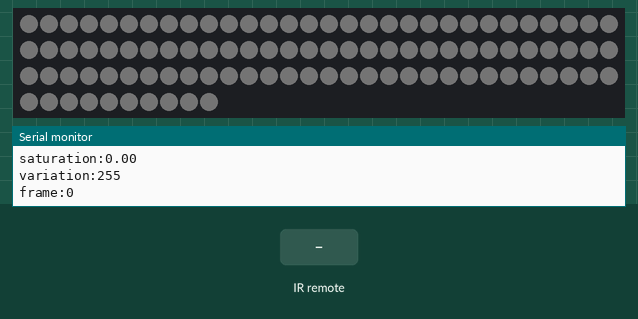
This sketch was run on a simulated Arduino Uno, built with avr-gcc and run on an emulated ATmega328P. On the bench: 100 RGB LEDs in strip order, left to right, continuing on the next row, the last lines printed to the serial monitor. The test bench sets the inputs (shaded band). Dim RGB values are drawn brighter than linear; random numbers use the default seed unless the sketch sets one.

Above: at 1.2 s.
1.3 s: infrared code 0xFFF807 received
At 1.54 s:
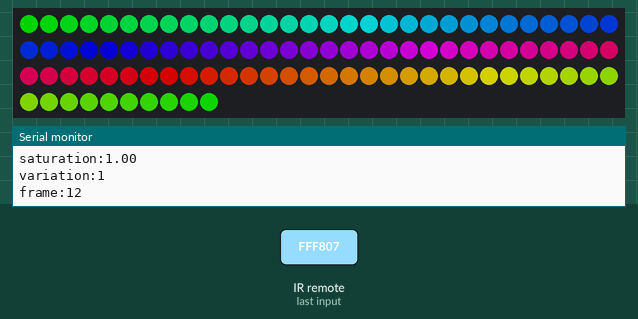
3.8 s: infrared code 0xFFD827 received
At 4.04 s:
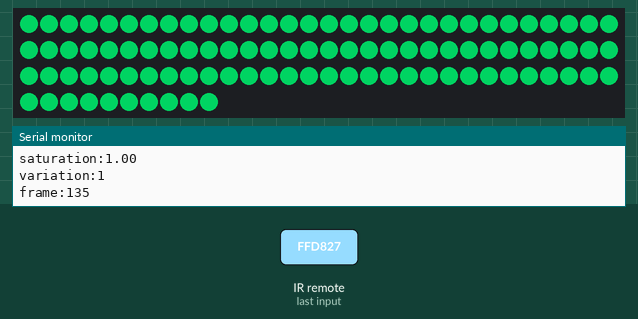
6.0 s: infrared code 0xFFB04F received
At 7.2 s:
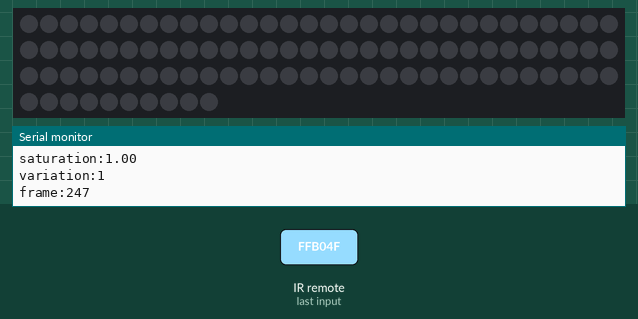
7.5 s: infrared code 0xFFB04F received
At 7.88 s:
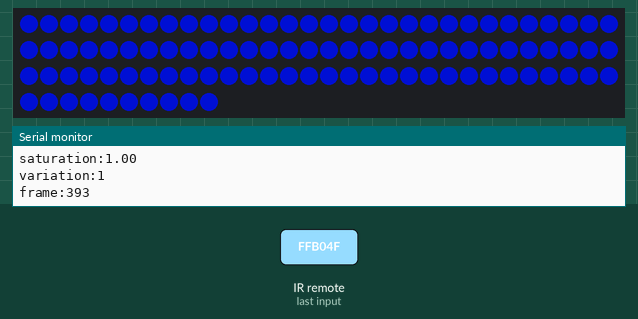
9.6 s: infrared code 0xFFA857 received
At 10.7 s:
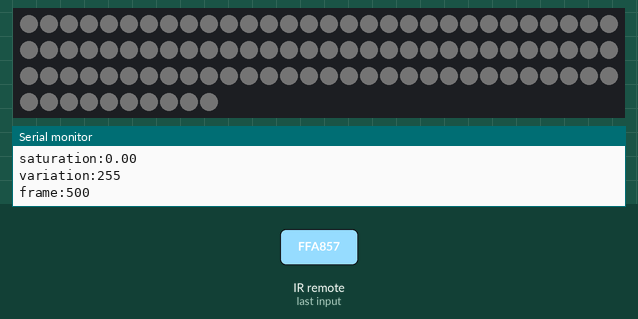
Timing chart, 0 to 12.1 s (numbered marks = the images above; inputs shaded):
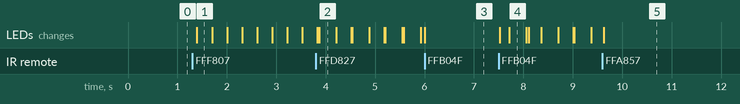

The sketch:

LedStrip_v2_iR.ino
```cpp
// https://github.com/Makuna/NeoPixelBus
// https://github.com/Makuna/NeoPixelBus/wiki/NeoPixelBus-object-API
// https://github.com/Makuna/NeoPixelBus/wiki/HslColor-object-API

#include <NeoPixelBus.h>
//#include <ArduinoJson.h>
#include <EEPROM.h>
#include <IRremote.h>

#define recvPin 3
#define GND 4
#define VCC 5
IRrecv irrecv(recvPin);

const uint8_t PixelPin = 2;

#define MAX_PIXELS 100
#define MAX_BRIGHTNESS 128

//#define DEBUG
#undef DEBUG

#ifdef DEBUG
#define DEBUG_MSG(x) Serial.println(x)
#else
#define DEBUG_MSG(x)
#endif

#define POWER_BTN 0xFFB04F // power (red)
#define RESET_BTN 0xFFF807 // w/ww (black)
#define SPEED_DOWN_BTN 0xFF48B7 // <<<
#define SPEED_UP_BTN 0xFF6897 // >>>
#define SAVE_BTN 0xFF9867 // IC set
#define LOAD_BTN 0xFFA857 // Auto
#define WIDE_BTN 0xFFD827 // < | > (green)
#define NARROW_BTN 0xFF8877 // > | < (blue)
#define BRIGHTNESS_UP_BTN 0xFF906F // up
#define BRIGHTNESS_DOWN_BTN 0xFFB847 // down
#define FLASH_BTN 0xFF00FF // Flash (turquoise)
#define FILL_BTN 0xFFB24D // <-/-> (yellow)
#define HUE_LEFT_BTN 0xFF28D7 // X*-.
#define HUE_RIGHT_BTN 0xFFF00F // .-*X
#define TRAVELLER_BTN 0xFF30CF // Meteor
#define GLITTER_BTN 0xFF58A7 // Jump
#define ZERO_SATURATION_BTN 0xFF38C7 // C16
#define LOW_SATURATION_BTN 0xFF50AF // C7
#define HIGH_SATURATION_BTN 0xFF02FD // C3
#define FULL_SATURATION_BTN 0xFFE817 // CS
#define VARIATION_LEFT_BTN 0xFF32CD // <*
#define VARIATION_RIGHT_BTN 0xFF20DF // *>

//uint16_t maxchars;
uint32_t frame;
uint8_t fading = 1;
uint8_t power = 1;
uint32_t old_t = 0;
uint32_t frame_duration = 0;

//#define MODE_OFF 0
#define MODE_RAINBOW 0
#define MODE_FILL 1
#define MODE_BINARY 2 // get values from serial port as raw binary. prefix raw data with byte 'b'.
#define MODE_BLINK 3
#define MODE_TRAVELLER 4
#define MODE_GLITTER 5
#define BIGGEST_MODE_NUMBER 5

#define VARIATION_SINGLE 1
#define VARIATION_RAINBOW 2
#define VARIATION_PALETTE 3

#define HSV_HUE_SEXTANT    256
#define HSV_HUE_STEPS   (6 * HSV_HUE_SEXTANT)

#define HSV_HUE_MIN   0
#define HSV_HUE_MAX   (HSV_HUE_STEPS - 1)
#define HSV_SAT_MIN   0
#define HSV_SAT_MAX   255
#define HSV_VAL_MIN   0
#define HSV_VAL_MAX   255

struct Effect {
  uint16_t pixels;
  uint8_t mode;
  int16_t brightness;
  float speed;
  float periods;
  uint8_t fading;
  RgbColor color;
  float hue;
  float saturation;
  float phase;
  uint8_t variation;
  uint16_t checksum;
} effect;

uint8_t buf1[MAX_PIXELS];
uint32_t buf2[MAX_PIXELS];

void ensureEffectSanity() {
  if (isnan(effect.speed)) effect.speed = 0.0f;
  if (isnan(effect.periods)) effect.periods = 0.0f;
  if (isnan(effect.hue)) effect.hue = 0.0f;
  if (isnan(effect.saturation)) effect.saturation = 0.0f;
  if (isnan(effect.phase)) effect.phase = 0.0f;
  if (effect.pixels > MAX_PIXELS) effect.pixels = MAX_PIXELS;
  if (effect.pixels < 4) effect.pixels = 4;
  if (effect.mode > BIGGEST_MODE_NUMBER) effect.mode = 1;
  if (effect.brightness <= 0) effect.brightness = 1;
  if (effect.brightness > MAX_BRIGHTNESS) effect.brightness = MAX_BRIGHTNESS;
  if (effect.periods < 0) effect.periods = 0;
  effect.hue = fmod(effect.hue, 1.0f); if (effect.hue < 0.0f) effect.hue = 1.0f - effect.hue;
  if (effect.saturation < 0) effect.saturation = 0; if (effect.saturation > 1.0f) effect.saturation = 1.0f;
  if (effect.fading != 1) effect.fading = 0;
  //maxchars = effect.pixels*3;
}

NeoPixelBus<NeoGrbFeature, Neo800KbpsMethod> strip(MAX_PIXELS, PixelPin);
NeoGamma<NeoGammaEquationMethod> colorGamma;

void setup() {
  pinMode(GND, OUTPUT); digitalWrite(GND, LOW);
  pinMode(VCC, OUTPUT); digitalWrite(VCC, HIGH);

  Serial.begin(115200);
  Serial.setTimeout(10);
  #ifdef DEBUG
  while (!Serial) continue;
  #endif

  Serial.println();
  Serial.println("Initializing...");

  strip.Begin();

  Serial.println();
  Serial.println("Running...");
  DEBUG_MSG("DEBUG!");

  EEPROM.get(1024, effect);
  ensureEffectSanity();

  clearStrip();

  frame = 0;
  fading = effect.fading;

  printStatus();

  irrecv.enableIRIn();  // Start the receiver

  /*for(uint16_t i = 0; i < MAX_PIXELS; i++) {
    float c = ((float)i) / ((float)MAX_PIXELS);
    HsbColor color = HsbColor(c, 1.0f, 1.0f);
    strip.SetPixelColor(i, color);
  }
  strip.Show();*/
}


void loop() {
  //uint16_t value = handleFading();

  if (effect.mode == MODE_RAINBOW && power) {
    uint16_t hue_moving = effect.phase * 6.0f * HSV_HUE_MAX;
    float hue_mul = 0;
    if (effect.periods != 0)
      hue_mul = HSV_HUE_MAX/(((float)effect.pixels)/effect.periods);
    uint8_t *ptr = strip.Pixels();
    for (uint16_t i = 0; i < effect.pixels; i++) {
      uint16_t hue_temp = ((float)i)*hue_mul;
      uint16_t hue = (hue_temp + hue_moving) % HSV_HUE_MAX;
      fast_hsv2rgb_32bit(hue, effect.saturation*255, effect.brightness, ptr++, ptr++, ptr++);
    }
    strip.Dirty();
    if (irrecv.isIdle()) strip.Show();
  }

  if (effect.mode == MODE_FILL && power) {
    HslColor color = HslColor(effect.hue, effect.saturation, effect.brightness/255.0f);
    strip.ClearTo(color);
    if (irrecv.isIdle()) strip.Show();
    delay(100);
  }

  if (effect.mode == MODE_BLINK && power) {
    uint8_t *ptr = strip.Pixels();
    uint8_t value = frame_duration / 5000;
    for (uint16_t i = 0; i < effect.pixels*3; i++) {
      if ((ptr[i] - value) > 0) ptr[i] -= value; else ptr[i] = 0;
    }
    strip.Dirty();
    if (effect.periods < 1) effect.periods = 1;
    uint8_t new_blink = frame%(50/(uint32_t)effect.periods);
    if (new_blink == 0) {
      HsbColor color;
      if (effect.variation == VARIATION_SINGLE)
        color = HsbColor(effect.hue, effect.saturation, effect.brightness/255.0f);
      else
        color = HsbColor((float)(frame%1000)/1000, effect.saturation, effect.brightness/255.0f);
      strip.SetPixelColor(random(effect.pixels), color);
    }
    if (irrecv.isIdle()) strip.Show();
  }

  if (effect.mode == MODE_TRAVELLER && power) {
    uint8_t *ptr = strip.Pixels();
    uint8_t value = frame_duration / 2000;
    for (uint16_t i = 0; i < effect.pixels*3; i++) {
      if ((ptr[i] - value) > 0) ptr[i] -= value; else ptr[i] = 0;
    }
    strip.Dirty();
    uint16_t p = (uint32_t)(frame*effect.speed/20) % effect.pixels;
    HslColor color;
    if (effect.variation == VARIATION_SINGLE)
      color = HslColor(effect.hue, effect.saturation, effect.brightness/255.0f);
    else
      color = HslColor((float)(frame%250)/250, effect.saturation, effect.brightness/255.0f);
    strip.SetPixelColor(p, color);
    if (irrecv.isIdle()) strip.Show();
  }

  if (effect.mode == MODE_GLITTER && power) {
    /*for (int i = 0; i < effect.pixels; i++) {
      RgbColor color = strip.GetPixelColor(i);
      color.Darken(1);
      strip.SetPixelColor(i, color);
    }*/
    uint8_t *ptr = strip.Pixels();
    for (uint16_t i = 0; i < effect.pixels; i++) {
      buf1[i] = strip.GetPixelColor(i).CalculateBrightness();
    }
    for (uint16_t i = 0; i < effect.pixels; i++) {
      if (buf2[i] != 0) {
        int value = (micros() - buf2[i]) / 5000;
        if (value > effect.brightness) value = effect.brightness; if (value < 0) value = 0;
        HsbColor color;
        if (effect.variation == VARIATION_SINGLE)
          color = HsbColor(effect.hue, effect.saturation, value/255.0f);
        else
          color = HsbColor((float)(frame%1000)/1000, effect.saturation, value/255.0f);
        strip.SetPixelColor(i, color);
        if ((micros() - buf2[i]) > 1000000) buf2[i] = 0;
      } else {
        RgbColor color = strip.GetPixelColor(i);
        color.Darken(1);
        strip.SetPixelColor(i, color);
      }
    }
    if (effect.periods < 1) effect.periods = 1;
    uint8_t new_blink = frame%(50/(uint32_t)effect.periods);
    if (new_blink == 0) {
      int p;
      do {
        p = random(effect.pixels);
      } while (strip.GetPixelColor(p).CalculateBrightness() != 0);
      buf2[p] = micros();
    }
    strip.Dirty();
    if (irrecv.isIdle()) strip.Show();
  }

  delay(10);

  pollSerial();

  frame++;
  frame_duration = micros()-old_t;
  effect.phase += effect.speed/((float)frame_duration);
  old_t = micros();
  effect.phase = fmod(effect.phase, 1.0f);
  if (effect.phase < 0.0f) effect.phase = 1.0f - effect.phase;

  decode_results results;        // Somewhere to store the results
  if (irrecv.decode(&results)) {  // Grab an IR code
    #ifdef DEBUG
    Serial.print("code: ");
    Serial.println(results.value, HEX);
    //dumpRaw(&results);            // Output the results in RAW format
    dumpCode(&results);           // Output the results as source code
    Serial.println("");           // Blank line between entries
    #endif
    irrecv.resume();              // Prepare for the next value
    processCommand(results.value);
  }

}

void processCommand(uint32_t cmd) {
  switch(cmd) {
    case POWER_BTN:
      power ^= 1;
      if (!power) clearStrip();
      DEBUG_MSG("POWER_BTN");
      break;
    case RESET_BTN:
      effect.mode = MODE_RAINBOW;
      effect.pixels = MAX_PIXELS;
      effect.speed = 2.0f;
      effect.periods = 1.0f;
      effect.phase = 0.0f;
      effect.brightness = MAX_BRIGHTNESS;
      effect.saturation = 1.0f;
      effect.variation = VARIATION_SINGLE;
      effect.hue = 0;
      power = 1;
      DEBUG_MSG("RESET_BTN");
      break;
    case SPEED_DOWN_BTN:
      effect.speed -= 1.0f;
      DEBUG_MSG("SPEED_DOWN_BTN");
      DEBUG_MSG(effect.speed);
      break;
    case SPEED_UP_BTN:
      effect.speed += 1.0f;
      DEBUG_MSG("SPEED_UP_BTN");
      DEBUG_MSG(effect.speed);
      break;
    case SAVE_BTN:
      EEPROM.put(1024, effect);
      DEBUG_MSG("SAVE_BTN");
      break;
    case LOAD_BTN:
      EEPROM.get(1024, effect);
      clearStrip();
      DEBUG_MSG("LOAD_BTN");
      break;
    case WIDE_BTN:
      effect.periods -= 1.0f;
      DEBUG_MSG("WIDE_BTN");
      break;
    case NARROW_BTN:
      effect.periods += 1.0f;
      DEBUG_MSG("NARROW_BTN");
      break;
    case BRIGHTNESS_UP_BTN:
      effect.brightness += 10;
      DEBUG_MSG("BRIGHTNESS_UP_BTN");
      break;
    case BRIGHTNESS_DOWN_BTN:
      effect.brightness -= 10;
      DEBUG_MSG("BRIGHTNESS_DOWN_BTN");
      break;
    case FLASH_BTN:
      effect.mode = MODE_BLINK;
      DEBUG_MSG("FLASH_BTN");
      break;
    case FILL_BTN:
      effect.mode = MODE_FILL;
      DEBUG_MSG("FILL_BTN");
      break;
    case HUE_LEFT_BTN:
      effect.hue -= 0.05;
      DEBUG_MSG("HUE_LEFT_BTN");
      break;
    case HUE_RIGHT_BTN:
      effect.hue += 0.05;
      DEBUG_MSG("HUE_RIGHT_BTN");
      break;
    case TRAVELLER_BTN:
      effect.mode = MODE_TRAVELLER;
      DEBUG_MSG("TRAVELLER_BTN");
      break;
    case GLITTER_BTN:
      effect.mode = MODE_GLITTER;
      clearStrip();
      DEBUG_MSG("GLITTER_BTN");
      break;
    case ZERO_SATURATION_BTN:
      effect.saturation = 0.0f;
      DEBUG_MSG("ZERO_SATURATION_BTN");
      break;
    case LOW_SATURATION_BTN:
      effect.saturation = 0.4f;
      DEBUG_MSG("LOW_SATURATION_BTN");
      break;
    case HIGH_SATURATION_BTN:
      effect.saturation = 0.8f;
      DEBUG_MSG("HIGH_SATURATION_BTN");
      break;
    case FULL_SATURATION_BTN:
      effect.saturation = 1.0f;
      DEBUG_MSG("FULL_SATURATION_BTN");
      break;
    case VARIATION_LEFT_BTN:
      effect.variation = VARIATION_SINGLE;
      DEBUG_MSG("VARIATION_LEFT_BTN");
      break;
    case VARIATION_RIGHT_BTN:
      effect.variation = VARIATION_RAINBOW;
      DEBUG_MSG("VARIATION_RIGHT_BTN");
      break;
  }
  ensureEffectSanity();
  printStatus();
}


uint16_t handleFading() {
  uint16_t value;
  if (fading) {
    int16_t f = frame*2; if (f > 255) f = 255;
    RgbColor gamma = colorGamma.Correct(RgbColor(f, 0, 0));
    value = gamma.R;
    //value = pow((double)frame, 3.0) / 8000.0;
  } else {
    value = effect.brightness;
  }
  if (value >= effect.brightness) {
    value = effect.brightness;
    fading = 0;
  }
  return value;
}

// https://arduinojson.org/v5/api/jsonobject/containskey/
#define IFKEY(a) if (root.containsKey(a))
#define IF(a,b) IFKEY(a) if (!strcmp(root[a],b))

void pollSerial() {
  if (!Serial.available()) return;
  if (Serial.peek() == 'b') {
  /*  Serial.read(); //throw 'b' away
    effect.mode = MODE_BINARY;
    char *ptr = (char*)strip.Pixels();
    uint16_t cnt = Serial.readBytes(ptr, maxchars);
    strip.Dirty();
    strip.Show();
  } else {*/
    /*DynamicJsonBuffer jsonBuffer(255); //ArduinoJson 5
    JsonObject& root = jsonBuffer.parseObject(Serial);
    parseStripParameters(root);*/
  }

}

/*void parseStripParameters(JsonObject& root) {
    // Test if parsing succeeds.
    if (!root.success()) {
      Serial.println("parseObject() failed");
      return;
    }
    IFKEY("mode") {
      Serial.print("Got mode:\""); Serial.print((const char*)root["mode"]); Serial.println("\"");
    }
    IFKEY("pixels") {
      effect.pixels = root["pixels"];
      Serial.println("PIXELS!");
    }
    IF("mode", "off") {
      effect.mode = MODE_OFF;
      Serial.println("OFFMODE!");
      clearStrip();
    }
    IF("mode", "rainbow") {
      frame = 0;
      effect.mode = MODE_RAINBOW;
      Serial.println("RAINBOWMODE!");
    }
    IF("mode", "vumeter") {
      frame = 0;
      effect.mode = MODE_VUMETER;
      Serial.println("VUMETERMODE!");
    }
    IF("mode", "fill") {
      effect.mode = MODE_FILL;
      uint8_t r = root["r"], g = root["g"], b = root["b"];
      effect.color = RgbColor(r,g,b);
      strip.ClearTo(effect.color);
      strip.Show();
      Serial.println("FILLMODE!");
    }
    IFKEY("r") IFKEY("g") IFKEY("b") {
      effect.mode = MODE_FILL;
      uint8_t r = root["r"], g = root["g"], b = root["b"];
      effect.color = colorGamma.Correct(RgbColor(r, g, b));
      //strip.ClearTo(RgbColor(r,g,b));
      strip.ClearTo(effect.color);
      strip.Show();
      Serial.println("FILLMODE-RGB-GAMMA!");
    }
    IFKEY("h") IFKEY("s") IFKEY("l") {
      effect.mode = MODE_FILL;
      float h = root["h"], s = root["s"], l = root["l"];
      RgbColor c = HslColor(h/360.0f, s, l/2.0f);
      effect.color = colorGamma.Correct(c);
      strip.ClearTo(effect.color);
      strip.Show();
      Serial.println("FILLMODE-HSL-GAMMA!");
    }
    IF("mode", "binary") {
      effect.mode = MODE_BINARY;
      Serial.println("BINARYMODE!");
    }
    IFKEY("brightness") {
      effect.brightness = root["brightness"];
      Serial.println("BRIGHTNESS!");
    }
    IFKEY("speed") {
      effect.speed = root["speed"];
      Serial.println("SPEED!");
    }
    IFKEY("periods") {
      effect.periods = root["periods"];
      Serial.println("PERIODS!");
    }
    IFKEY("phase") {
      effect.phase = root["phase"];
      Serial.println("PHASE!");
    }
    IF("fading", "true") {
      effect.fading = 1;
      fading = 1;
    } else {
      effect.fading = 0;
      fading = 0;
    }
    IF("save", "true") {
      EEPROM.put(1024, effect);
      Serial.println("SAVE!");
    }
    IFKEY("load") {
      EEPROM.get(1024, effect);
    }
    ensureEffectSanity();
    printStatus();
}*/

void clearStrip() {
  for (int i = 0; i < MAX_PIXELS; i++) { buf1[i] = 0; buf2[i] = 0; }
  strip.ClearTo(RgbColor(0));
  if (irrecv.isIdle()) strip.Show();
}

/*void clearStrip(HslColor color) {
  strip.ClearTo(color);
  if (irrecv.isIdle()) strip.Show();
}*/

void printStatus() {
  Serial.print("PixelCount:"); Serial.println(effect.pixels);
  Serial.print("mode:"); Serial.println(effect.mode);
  Serial.print("brightness:"); Serial.println(effect.brightness);
  Serial.print("speed:"); Serial.println(effect.speed);
  Serial.print("periods:"); Serial.println(effect.periods);
  Serial.print("fading:"); Serial.println(effect.fading);
  Serial.print("hue:"); Serial.println(effect.hue);
  Serial.print("saturation:"); Serial.println(effect.saturation);
  Serial.print("variation:"); Serial.println(effect.variation);
  Serial.print("frame:"); Serial.println(frame);
}

/*
 * fast_hsv2rgb_32bit(uint16_t h, uint8_t s, uint8_t v, uint8_t *r, uint8_t *g , uint8_t *b)
 */
#define HSV_MONOCHROMATIC_TEST(s,v,r,g,b) \
  do { \
    if(!(s)) { \
       *(r) = *(g) = *(b) = (v); \
      return; \
    } \
  } while(0)


#define HSV_SWAPPTR(a,b)  do { uint8_t *tmp = (a); (a) = (b); (b) = tmp; } while(0)
#define HSV_POINTER_SWAP(sextant,r,g,b) \
  do { \
    if((sextant) & 2) { \
      HSV_SWAPPTR((r), (b)); \
    } \
    if((sextant) & 4) { \
      HSV_SWAPPTR((g), (b)); \
    } \
    if(!((sextant) & 6)) { \
      if(!((sextant) & 1)) { \
        HSV_SWAPPTR((r), (g)); \
      } \
    } else { \
      if((sextant) & 1) { \
        HSV_SWAPPTR((r), (g)); \
      } \
    } \
  } while(0)

void fast_hsv2rgb_32bit(uint16_t h, uint8_t s, uint8_t v, uint8_t *g, uint8_t *r , uint8_t *b) {
  HSV_MONOCHROMATIC_TEST(s, v, r, g, b);  // Exit with grayscale if s == 0

  uint8_t sextant = h >> 8;

  //HSV_SEXTANT_TEST(sextant);    // Optional: Limit hue sextants to defined space

  HSV_POINTER_SWAP(sextant, r, g, b); // Swap pointers depending which sextant we are in

  *g = v;   // Top level

  // Perform actual calculations

  /*
   * Bottom level: v * (1.0 - s)
   * --> (v * (255 - s) + error_corr + 1) / 256
   */
  uint16_t ww;    // Intermediate result
  ww = v * (255 - s); // We don't use ~s to prevent size-promotion side effects
  ww += 1;    // Error correction
  ww += ww >> 8;    // Error correction
  *b = ww >> 8;

  uint8_t h_fraction = h & 0xff;  // 0...255
  uint32_t d;     // Intermediate result

  if(!(sextant & 1)) {
    // *r = ...slope_up...;
    d = v * (uint32_t)((255 << 8) - (uint16_t)(s * (256 - h_fraction)));
    d += d >> 8;  // Error correction
    d += v;   // Error correction
    *r = d >> 16;
  } else {
    // *r = ...slope_down...;
    d = v * (uint32_t)((255 << 8) - (uint16_t)(s * h_fraction));
    d += d >> 8;  // Error correction
    d += v;   // Error correction
    *r = d >> 16;
  }
}

void  dumpRaw (decode_results *results) {
  // Print Raw data
  Serial.print("Timing[");
  Serial.print(results->rawlen-1, DEC);
  Serial.println("]: ");

  for (int i = 1;  i < results->rawlen;  i++) {
    unsigned long  x = results->rawbuf[i] * USECPERTICK;
    if (!(i & 1)) {  // even
      Serial.print("-");
      if (x < 1000)  Serial.print(" ") ;
      if (x < 100)   Serial.print(" ") ;
      Serial.print(x, DEC);
    } else {  // odd
      Serial.print("     ");
      Serial.print("+");
      if (x < 1000)  Serial.print(" ") ;
      if (x < 100)   Serial.print(" ") ;
      Serial.print(x, DEC);
      if (i < results->rawlen-1) Serial.print(", "); //',' not needed for last one
    }
    if (!(i % 8))  Serial.println("");
  }
  Serial.println("");                    // Newline
}

void  dumpCode(decode_results *results) {
  // Start declaration
  Serial.print("unsigned int  ");          // variable type
  Serial.print("rawData[");                // array name
  Serial.print(results->rawlen - 1, DEC);  // array size
  Serial.print("] = {");                   // Start declaration

  // Dump data
  for (int i = 1;  i < results->rawlen;  i++) {
    Serial.print(results->rawbuf[i] * USECPERTICK, DEC);
    if ( i < results->rawlen-1 ) Serial.print(","); // ',' not needed on last one
    if (!(i & 1))  Serial.print(" ");
  }

  // End declaration
  Serial.print("};");  //

  // Comment
  //Serial.print("  // ");
  //encoding(results);
  //Serial.print(" ");
  //ircode(results);

  // Newline
  Serial.println("");

  // Now dump "known" codes
  if (results->decode_type != UNKNOWN) {

    // Some protocols have an address
    if (results->decode_type == PANASONIC) {
      Serial.print("unsigned int  addr = 0x");
      Serial.print(results->address, HEX);
      Serial.println(";");
    }

    // All protocols have data
    Serial.print("unsigned int  data = 0x");
    Serial.print(results->value, HEX);
    Serial.println(";");
  }
}


/* http://cpp.sh/
 * // Example program
#include <iostream>
#include <string>

using namespace std;
uint32_t frame;

int main()
{
    cout<<"hello world\n";
    uint8_t value = 0;
    frame = 12345678;
    value = frame;
    //value = 100;

    cout << hex<<static_cast<int>(frame) <<"\n";
    cout << hex<<static_cast<int>(value);

    return 0;
}

hello world
bc614e
4e
*/
```

Source omitted: fast_hsv2rgb.c (18783 bytes)

Measured:
- after the input at 1.3 s, the LEDs: change after 0.10 s (image 1)
- after the input at 7.5 s, the LEDs: first change at once (image 4 shows a later state)
